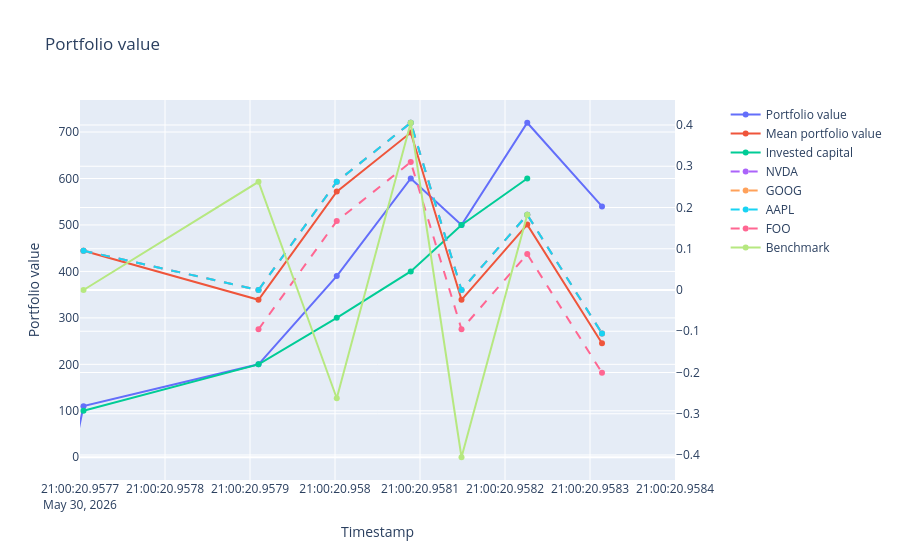

The code cell stored with this chart in its notebook:
### Code cell
backtest = Backtest(verbose=True)
t_init = datetime.now()
t0 = datetime.now()
backtest.buy_at_market(100, 1, t0, "AAPL")
print(f"portfolio weights: {backtest.historical_positions.portfolio_weights}")
print(f"Sum of weights: {sum(backtest.historical_positions.portfolio_weights.values())}")
t1 = datetime.now()
backtest.buy_at_market(100, 1, t1, "AAPL")
print(f"portfolio weights: {backtest.historical_positions.portfolio_weights}")
print(f"Sum of weights: {sum(backtest.historical_positions.portfolio_weights.values())}")
t2 = datetime.now()
backtest.buy_at_market(100, 1, t2, "GOOG")
print(f"portfolio weights: {backtest.historical_positions.portfolio_weights}")
print(f"Sum of weights: {sum(backtest.historical_positions.portfolio_weights.values())}")
t3 = datetime.now()
backtest.buy_at_market(100, 1, t3, "GOOG")
print(f"portfolio weights: {backtest.historical_positions.portfolio_weights}")
print(f"Sum of weights: {sum(backtest.historical_positions.portfolio_weights.values())}")
t4 = datetime.now()
backtest.buy_at_market(100, 1, t4, "NVDA")
print(f"portfolio weights: {backtest.historical_positions.portfolio_weights}")
print(f"Sum of weights: {sum(backtest.historical_positions.portfolio_weights.values())}")
t5 = datetime.now()
backtest.buy_at_market(100, 1, t5, "GOOG")
print(f"portfolio weights: {backtest.historical_positions.portfolio_weights}")
print(f"Sum of weights: {sum(backtest.historical_positions.portfolio_weights.values())}")
t6 = datetime.now()

print(backtest.historical_positions.held_volume)
print(backtest.historical_positions.held_volume_by_ticker)
assets = [
    {
        "timestamp": t_init,
        "AAPL": 100,
        "GOOG": 100,
        "NVDA": 100,
        "FOO": None,
    },
    {
        "timestamp": t0,
        "AAPL": 110,
        "GOOG": 110,
        "NVDA": 110,
        "FOO": 110,
    },
    {
        "timestamp": t1,
        "AAPL": 100,
        "GOOG": 100,
        "NVDA": 100,
        "FOO": 100,
    },
    {
        "timestamp": t2,
        "AAPL": 130,
        "GOOG": 130,
        "NVDA": 130,
        "FOO": 130,
    },
    {
        "timestamp": t3,
        "AAPL": 150,
        "GOOG": 150,
        "NVDA": 150,
        "FOO": 150,
    },
    {
        "timestamp": t4,
        "AAPL": 100,
        "GOOG": 100,
        "NVDA": 100,
        "FOO": 100,
    },
    {
        "timestamp": t5,
        "AAPL": 120,
        "GOOG": 120,
        "NVDA": 120,
        "FOO": 120,
    },
    {
        "timestamp": t6,
        "AAPL": 90,
        "GOOG": 90,
        "NVDA": 90,
        "FOO": 90,
    }
]
benchmark = {
    t_init: 100,
    t0: 100,
    t1: 130,
    t2: 100,
    t3: 150,
    t4: 100,
    t5: 120,
}

pf_value = backtest.portfolio_value(assets)
print("Portfolio value over time:")
print(pf_value)
print(f"Number of timepoints: {len(pf_value)}")

print("Invested capital over time:")
print(backtest.historical_positions.invested_capital)

backtest.plot_portfolio_value(assets=assets, benchmark=benchmark)

### Figure 1 — Plotly figure (JSON) as saved in the notebook; plotly's stock layout.template omitted (floating-point values rounded to 4 significant figures)
{"data": [{"name": "Portfolio value", "type": "scatter", "x": ["2026-05-30T21:00:20.957692", "2026-05-30T21:00:20.957704", "2026-05-30T21:00:20.957910", "2026-05-30T21:00:20.958002", "2026-05-30T21:00:20.958089", "2026-05-30T21:00:20.958149", "2026-05-30T21:00:20.958226", "2026-05-30T21:00:20.958314"], "y": [0, 110, 200, 390, 600, 500, 720, 540], "yaxis": "y"}, {"name": "Mean portfolio value", "type": "scatter", "x": ["2026-05-30T21:00:20.957704", "2026-05-30T21:00:20.957910", "2026-05-30T21:00:20.958002", "2026-05-30T21:00:20.958089", "2026-05-30T21:00:20.958149", "2026-05-30T21:00:20.958226", "2026-05-30T21:00:20.958314"], "y": [0.09531, -0.02383, 0.2385, 0.3816, -0.02383, 0.1585, -0.1292], "yaxis": "y2"}, {"name": "Invested capital", "type": "scatter", "x": ["2026-05-30T21:00:20.957704", "2026-05-30T21:00:20.957910", "2026-05-30T21:00:20.958002", "2026-05-30T21:00:20.958089", "2026-05-30T21:00:20.958149", "2026-05-30T21:00:20.958226"], "y": [100.1, 200.0, 300.0, 400.1, 500.1, 600.1], "yaxis": "y"}, {"line": {"dash": "dash"}, "name": "NVDA", "type": "scatter", "x": ["2026-05-30T21:00:20.957704", "2026-05-30T21:00:20.957910", "2026-05-30T21:00:20.958002", "2026-05-30T21:00:20.958089", "2026-05-30T21:00:20.958149", "2026-05-30T21:00:20.958226", "2026-05-30T21:00:20.958314"], "y": [0.09531, 4.163e-17, 0.2624, 0.4055, -5.551e-17, 0.1823, -0.1054], "yaxis": "y2"}, {"line": {"dash": "dash"}, "name": "GOOG", "type": "scatter", "x": ["2026-05-30T21:00:20.957704", "2026-05-30T21:00:20.957910", "2026-05-30T21:00:20.958002", "2026-05-30T21:00:20.958089", "2026-05-30T21:00:20.958149", "2026-05-30T21:00:20.958226", "2026-05-30T21:00:20.958314"], "y": [0.09531, 4.163e-17, 0.2624, 0.4055, -5.551e-17, 0.1823, -0.1054], "yaxis": "y2"}, {"line": {"dash": "dash"}, "name": "AAPL", "type": "scatter", "x": ["2026-05-30T21:00:20.957704", "2026-05-30T21:00:20.957910", "2026-05-30T21:00:20.958002", "2026-05-30T21:00:20.958089", "2026-05-30T21:00:20.958149", "2026-05-30T21:00:20.958226", "2026-05-30T21:00:20.958314"], "y": [0.09531, 4.163e-17, 0.2624, 0.4055, -5.551e-17, 0.1823, -0.1054], "yaxis": "y2"}, {"line": {"dash": "dash"}, "name": "FOO", "type": "scatter", "x": ["2026-05-30T21:00:20.957910", "2026-05-30T21:00:20.958002", "2026-05-30T21:00:20.958089", "2026-05-30T21:00:20.958149", "2026-05-30T21:00:20.958226", "2026-05-30T21:00:20.958314"], "y": [-0.09531, 0.1671, 0.3102, -0.09531, 0.08701, -0.2007], "yaxis": "y2"}, {"name": "Benchmark", "type": "scatter", "x": ["2026-05-30T21:00:20.957704", "2026-05-30T21:00:20.957910", "2026-05-30T21:00:20.958002", "2026-05-30T21:00:20.958089", "2026-05-30T21:00:20.958149", "2026-05-30T21:00:20.958226"], "y": [0, 0.2624, -0.2624, 0.4055, -0.4055, 0.1823], "yaxis": "y2"}], "layout": {"title": {"text": "Portfolio value"}, "xaxis": {"anchor": "y", "domain": [0, 0.94], "title": {"text": "Timestamp"}}, "yaxis": {"anchor": "x", "domain": [0, 1], "title": {"text": "Portfolio value"}}, "yaxis2": {"anchor": "x", "overlaying": "y", "side": "right"}}}
